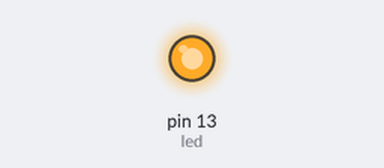
The sketch below on a simulated Arduino Uno, built with avr-gcc and run on an emulated ATmega328P. Shown: output pins drawn as LEDs (lit = HIGH).

Above: at 0.2 s.
At 15.7 s:
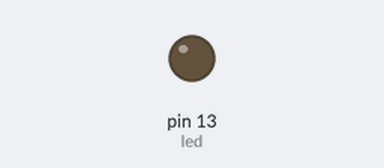
Timing chart, 0 to 16.9 s (numbered marks = the images above):
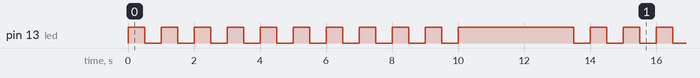

The sketch:

EJEMPLO_DO_WHILE.ino
```cpp
/*
 * Programa de ejemplo del uso del do y while
 * Se enciende un led 10 veces y despues se mantiene encendido por 3 segundos y vuelve al ciclo
 */

 #define led 13 //Seleccion la salida del LED

 char cuenta = 0;

 void setup() {
  // put your setup code here, to run once:
  pinMode(led, OUTPUT);
}

void loop() {
  // put your main code here, to run repeatedly:
  do{
    digitalWrite(led, HIGH);
    delay(500);
    digitalWrite(led, LOW);
    delay(500);
    cuenta++;
  } while (cuenta < 10);
    digitalWrite(led, HIGH);
    delay(3000);
    cuenta = 0;
}
```

Measured:
- by itself, pin 13 (led): repeats every 13.0 s: 9 × (LOW 0.50 s, HIGH 0.50 s), LOW 0.50 s, HIGH 3.5 s
- by itself, everything shown: repeats every 13.0 s, in 20 steps
